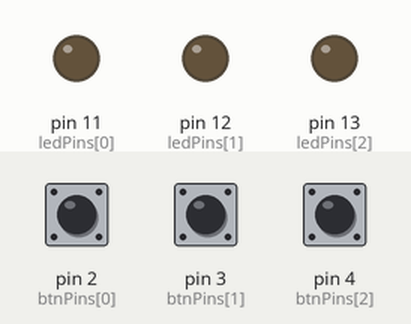
The sketch below on a simulated Arduino Uno, built with avr-gcc and run on an emulated ATmega328P. On the bench: output pins drawn as LEDs (lit = HIGH). The inputs (shaded band) are chosen by the test bench; at power-on: pin 3 (btnPins[1]) LOW, pin 4 (btnPins[2]) LOW, pin 2 (btnPins[0]) HIGH.

Above: at 1.2 s.
1.3 s: pin 3 (btnPins[1]) pulled HIGH for 0.15 s
At 2.5 s:
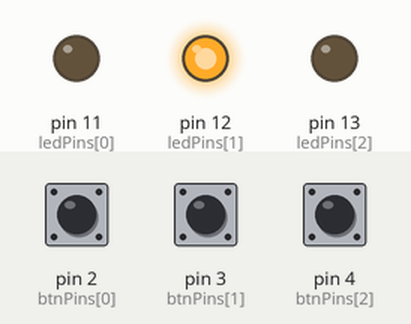
2.9 s: pin 4 (btnPins[2]) pulled HIGH for 0.15 s
At 3.8 s:
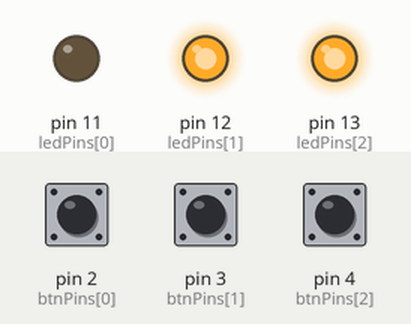
4.5 s: pin 3 (btnPins[1]) pulled HIGH for 1 s
At 5.0 s:
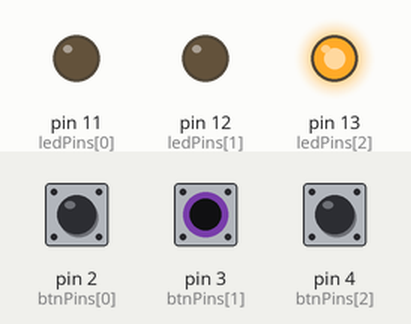
7.0 s: pin 4 (btnPins[2]) pulled HIGH for 1 s
At 8.1 s:
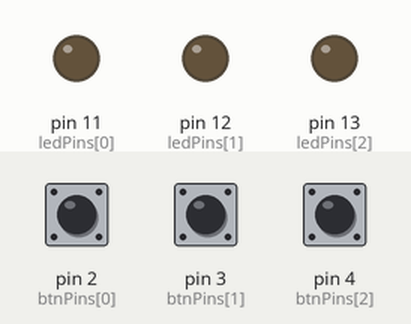
9.5 s: pin 3 (btnPins[1]) pulled HIGH for 3.2 s
At 10.0 s:
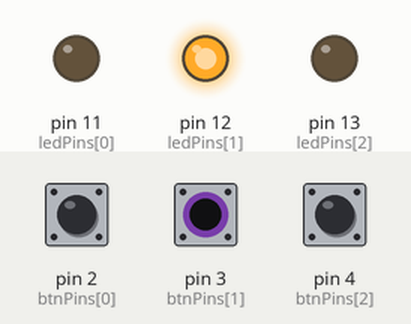
Timing chart, 0 to 12.5 s (numbered marks = the images above; inputs shaded):
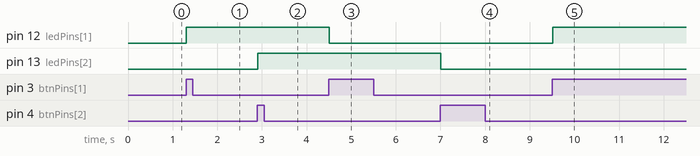

Measured:
- after the input at 1.3 s, pin 12 (ledPins[1]): LOW → HIGH at once
- after the input at 2.9 s, pin 13 (ledPins[2]): LOW → HIGH at once
- after the input at 4.5 s, pin 12 (ledPins[1]): HIGH → LOW at once
- after the input at 7.0 s, pin 13 (ledPins[2]): HIGH → LOW at once
- after the input at 9.5 s, pin 12 (ledPins[1]): LOW → HIGH at once

The sketch:

led_toggle.ino
```cpp
int ledPins[] = {11, 12, 13};  // LED pins
int btnPins[] = {2, 3, 4};     // Button pins
bool states[] = {LOW, LOW, LOW}; // LED states

void setup() {
  for (int i = 0; i < 3; i++) {
    pinMode(ledPins[i], OUTPUT);
    pinMode(btnPins[i], INPUT);
  }
}

void loop() {
  for (int i = 0; i < 3; i++) {
    if (digitalRead(btnPins[i]) == LOW) {  // Button pressed (active LOW)
      delay(10);  // Debounce delay
      if (digitalRead(btnPins[i]) == LOW) {
        while (digitalRead(btnPins[i]) == LOW); // Wait for button release
        delay(10); // Debounce delay after release
        while (digitalRead(btnPins[i]) == LOW); // Extra check (optional)

        states[i] = !states[i];  // Toggle LED state
        digitalWrite(ledPins[i], states[i]);
      }
    }
  }
}
```
